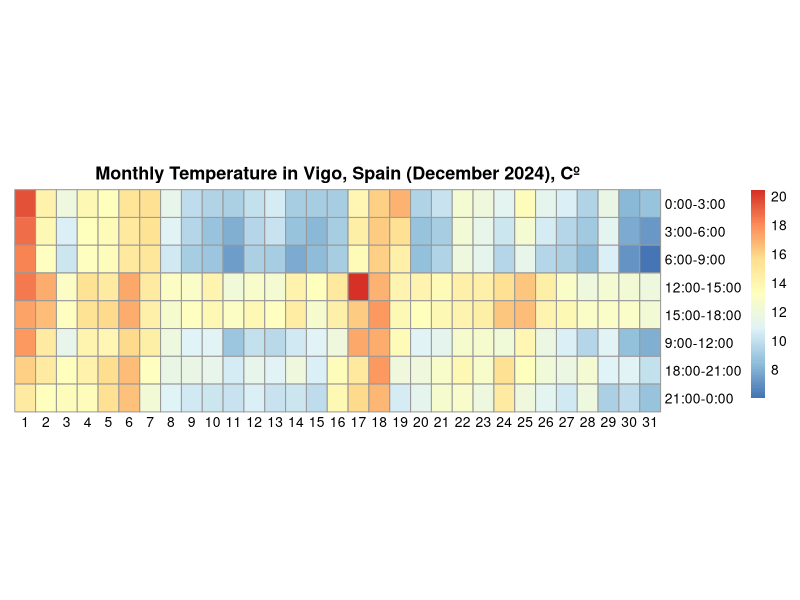

Reproduce this figure in R.
#' this project creates monthly temperature heatmap based on historical data
#' data obtained from "Meteogalicia" official portal:
#' https://www.meteogalicia.gal/observacion/estacionshistorico/historico.action
#' following search parameters used to choose a certain station
#' Provincia: 'Pontevedra', Consello: 'Vigo', Estación: 'Porto de Vigo'
#' package 'pheatmap' is used to create resulting plot

# importing necessary packages
install.packages("tidyverse")
install.packages("lubridate")
install.packages("reshape2")
install.packages("pheatmap")

library(tidyverse)
library(lubridate)
library(reshape2)
library(pheatmap)

# reading data from file
weather_dec_df <- read.csv("resultadoCSV_24.12.csv")

# presenting dataframe as matrix for heatmapping
temp_mat <- weather_dec_df %>%
	# provided data contains rows with value and parameter name, among other
	# e.g., first of all we need to filter rows with tempeature only
	filter(Código.parámetro == "TA_AVG_1.5m") %>%
	# data for midnight on last day of month presented as 1st day of next month
	# in this particular case it is also next year
	subset(., lubridate::year(Data) == "2024") %>%
	# we group temperature 10-minute records into 3 hour bins
	# calculating mean tempeature for this time period
	mutate(
		cuts = cut(lubridate::hour(Data),
		c(-Inf, 2, 5, 8, 11, 14, 17, 20, Inf))
	) %>%
	group_by(lubridate::day(Data), cuts) %>%
	summarize(mean_temp_by_3hrs = mean(Valor)) %>%
	# and final casting dataframe to matrix
	acast(
		.,
		c("0:00-3:00", "3:00-6:00", "6:00-9:00", "9:00-12:00",
		  "12:00-15:00", "15:00-18:00", "18:00-21:00", "21:00-0:00"
		) ~ .$"lubridate::day(Data)",
	value.var = "mean_temp_by_3hrs"
	)

pheatmap(
  temp_mat,  main="Monthly Temperature in Vigo, Spain (December 2024), Cº",
  treeheight_row=0, treeheight_col=0,
  cellwidth=15, cellheight=20,
  cluster_cols=FALSE, angle_col=0)